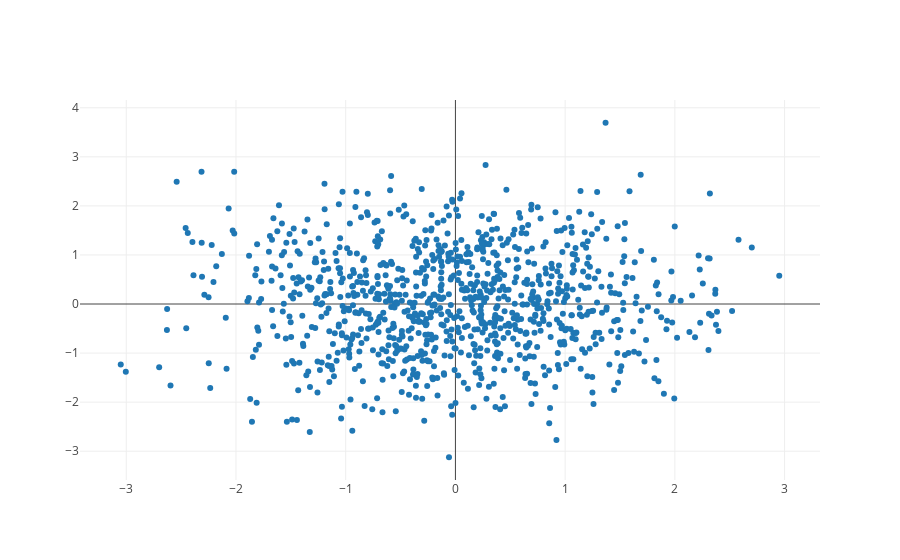

Source (notebook cell):
### Code cell
import plotly.plotly as py
import plotly.graph_objs as go

# Create random data with numpy
import numpy as np

N = 1000
random_x = np.random.randn(N)
random_y = np.random.randn(N)

# Create a trace
trace = go.Scatter(
    x = random_x,
    y = random_y,
    mode = 'markers'
)

data = [trace]

# Plot and embed in ipython notebook!
plotly.offline.iplot(data, filename='basic-scatter')
# or plot with: plot_url = py.plot(data, filename='basic-line')
#plotly.offline.plot(data, filename='basic-scatter')=html(iplot-plot)

### Figure 1 — Plotly figure (JSON) as saved in the notebook; plotly's stock layout.template omitted (floating-point values rounded to 4 significant figures; data arrays with more than 128 entries replaced by an {"elided": "..."} marker saying what was removed)
{"data": [{"mode": "markers", "type": "scatter", "uid": "7a17513d-0aaa-4c2d-bda9-6ad93cc15e7d", "x": {"elided": "1000 float values"}, "y": {"elided": "1000 float values"}}], "layout": {}}
